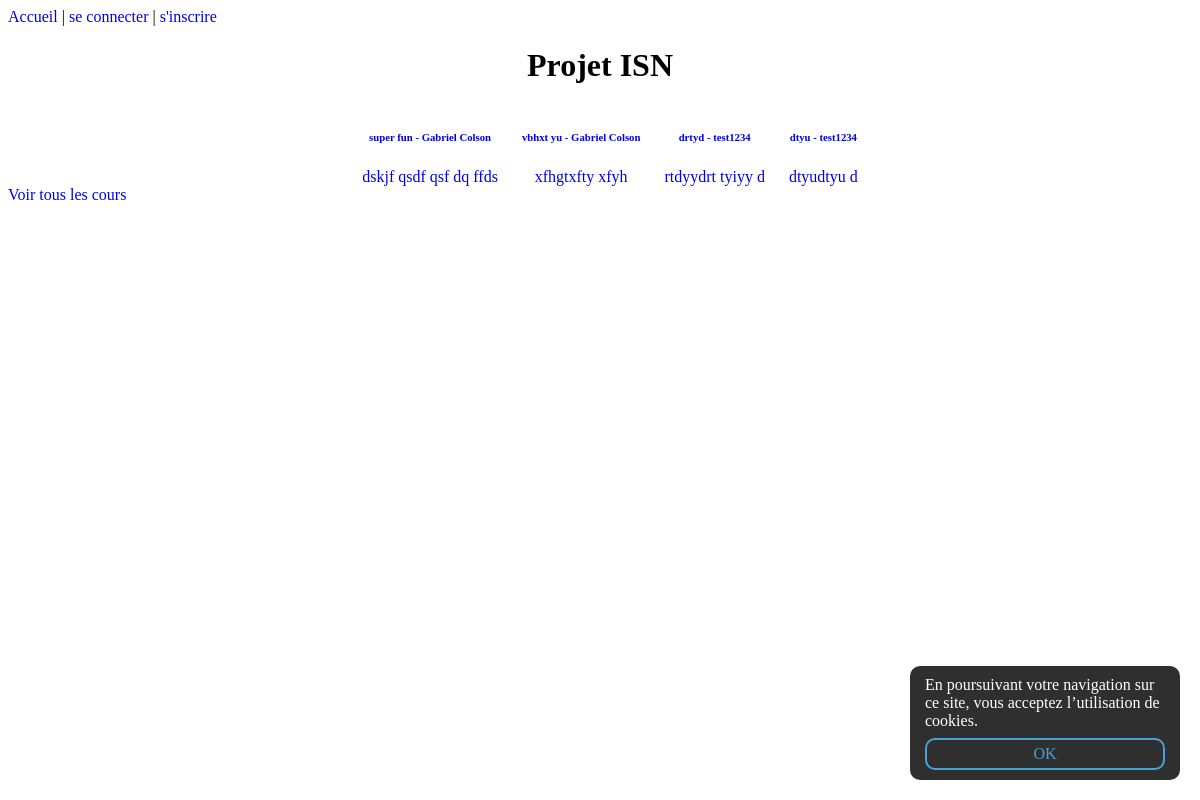
The page / on the database its author committed.
### tables this page shows
CREATE TABLE IF NOT EXISTS `membres` (
  `id` int(11) NOT NULL AUTO_INCREMENT,
  `pseudo` varchar(255) NOT NULL,
  `mail` varchar(255) NOT NULL,
  `password` text NOT NULL,
  `avatar` varchar(255) NOT NULL,
  `credit` int(11) NOT NULL DEFAULT '0',
  `admin` int(11) NOT NULL DEFAULT '0',
  `confirmed` int(11) NOT NULL,
  `confirmkey` varchar(255) NOT NULL,
  PRIMARY KEY (`id`)
);

CREATE TABLE IF NOT EXISTS `cours` (
  `id` int(11) NOT NULL AUTO_INCREMENT,
  `titre` varchar(255) NOT NULL,
  `description` text NOT NULL,
  `id_teacher` int(11) NOT NULL,
  `ville` varchar(255) NOT NULL,
  `active` int(11) NOT NULL,
  `description_long` text NOT NULL,
  PRIMARY KEY (`id`)
);

### index.php (called while the page is built, shortened)
<?php
include_once('includes/config.php');
$cours = $bdd->query('SELECT *, c.id c_id, m.id m_id FROM membres m INNER JOIN cours c ON c.id_teacher = m.id WHERE c.active = 1 ORDER BY c.id DESC LIMIT 4');
include_once('views/index.view.php');
?>

### includes/header.php (called while the page is built, shortened)
<?php
if(isset($_SESSION['id'])){
	$connect = true;
}
else{
	$connect = false;
}
include_once('views/header.view.php');
?>

### includes/footer.php (called while the page is built)
<?php
if(isset($_COOKIE['accept_cookie'])){
	$showcookie = false;
}
else{
	$showcookie = true;
}
require_once('views/footer.view.php');
?>

### views/index.view.php (the view, shortened to what this page needs)
<!DOCTYPE html>
<html>
<head>
	<link rel="stylesheet" type="text/css" href="design/style.css">
</head>
<body>
	<header><?php include_once('includes/header.php'); ?></header>
	<div align="center">
		<h1>Projet ISN</h1>
	</div>
	<div align="center">
	<?php while($c = $cours->fetch()) {	?>
		<div class="cours-display">
			<a href="cours.php?id=<?= $c['c_id']?>" >
				<h6><?= $c['titre'] ?> - <?= $c['pseudo']?></h6>
				<div><?= $c['description'] ?></div>
			</a>
		</div>
	<?php } ?>
	</div>
	<a href="allcourses.php">Voir tous les cours</a>
	<footer><?php include_once("includes/footer.php"); ?></footer>
</body>
</html>

### views/header.view.php
	<a href="index.php">Accueil</a>
	|
<?php if($connect){ ?>
	<a href="profil.php?id=<?php echo $_SESSION['id'];?>">mon profil</a>
	|
	<a href="deconnexion.php">se déconnecter</a>
	|
	<a href="createcourse.php">créer un cours</a>
<?php }	else{ ?>
	<a href="connexion.php">se connecter</a>
	|
	<a href="inscription.php">s'inscrire</a>
<?php } ?>

### views/footer.view.php
<?php if($showcookie) { ?>
<div class="cookie-alert">
   En poursuivant votre navigation sur ce site, vous acceptez l’utilisation de cookies.<br /><a href="includes/accept_cookie.php">OK</a>
</div>
<?php } ?>

### design/style.css (style rules this page uses)
.cours-display { display: inline-block; margin-left: 20px; border-radius: 10px; }
.cours-display a { text-decoration: none; }
a { text-decoration: none; }
.cookie-alert { position: fixed; bottom: 20px; right:20px; border-radius: 10px; background:#2f2f2f; color:#fff; padding:10px 15px; width: 240px; z-index:100; }
.cookie-alert a { display:block; text-align: center; padding:5px 10px; margin:8px auto 0 auto; border-radius: 10px; background:transparent; border: 2px solid #46A2D9; color:#46A2D9; transition: all .3s ease; }

### rows shown on the page
membres: cours.titre "super fun", pseudo "Gabriel Colson", cours.description "dskjf qsdf qsf dq ffds", cours.titre "vbhxt yu", cours.description "xfhgtxfty xfyh"
membres: cours.titre "drtyd", pseudo "test1234", cours.description "rtdyydrt tyiyy d", cours.titre "dtyu", cours.description "dtyudtyu d"
